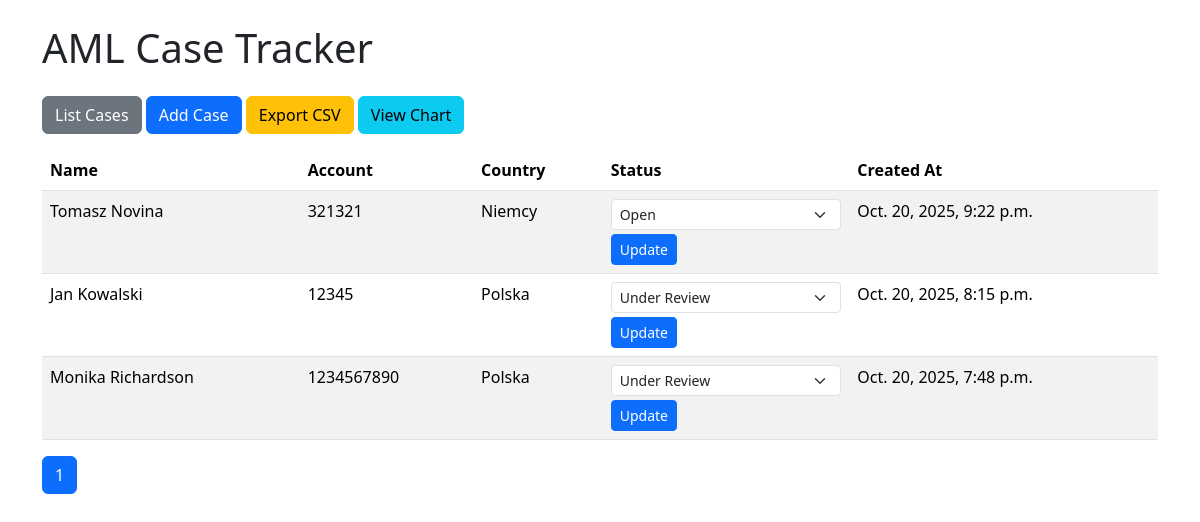
The page / on the database its author committed.
### cases/models.py (models this page shows, shortened)
class Case(models.Model):
    STATUS_CHOICES = [
        ('open', 'Open'),
        ('review', 'Under Review'),
        ('closed', 'Closed')
    ]
    first_name = models.CharField(max_length=50)
    last_name = models.CharField(max_length=50)
    country = models.CharField(max_length=50)
    account_number = models.CharField(max_length=50)
    status = models.CharField(max_length=20, choices=STATUS_CHOICES, default='open')
    description = models.TextField(blank=True)
    created_at = models.DateTimeField(auto_now_add=True)

### cases/views.py (the view)
# urls.py: path('', views.case_list, name='case_list'),
def case_list(request):
    cases = Case.objects.all().order_by('-created_at')
    paginator = Paginator(cases, 5)
    page_number = request.GET.get('page')
    page_obj = paginator.get_page(page_number)
    return render(request, 'cases/case_list.html', {'page_obj': page_obj})

### cases/templates/cases/case_list.html (shortened to what this page needs)
{% extends 'cases/base.html' %}
{% block content %}
<table class="table table-striped">
    <thead>
        <tr>
            <th>Name</th>
            <th>Account</th>
            <th>Country</th>
            <th>Status</th>
            <th>Created At</th>
        </tr>
    </thead>
    <tbody>
        {% for case in page_obj %}
        <tr>
            <td>{{ case.first_name }} {{ case.last_name }}</td>
            <td>{{ case.account_number }}</td>
            <td>{{ case.country }}</td>
            <td>
                <form method="post" action="{% url 'update_case_status' case.id %}">
                    <select name="status" class="form-select form-select-sm">
                        <option value="open" {% if case.status == 'open' %}selected{% endif %}>Open</option>
                        <option value="review" {% if case.status == 'review' %}selected{% endif %}>Under Review</option>
                    </select>
                    <button type="submit" class="btn btn-sm btn-primary mt-1">Update</button>
                </form>
            </td>
            <td>{{ case.created_at }}</td>
        </tr>
        {% empty %}
        <tr>
            <td colspan="5">No cases yet.</td>
        </tr>
        {% endfor %}
    </tbody>
</table>
<nav aria-label="Page navigation">
    <ul class="pagination">
        {% for num in page_obj.paginator.page_range %}
            <li class="page-item {% if page_obj.number == num %}active{% endif %}"><a class="page-link" href="?page={{ num }}">{{ num }}</a></li>
        {% endfor %}
    </ul>
</nav>
{% endblock %}

### cases/templates/cases/base.html (shortened to what this page needs)
<!DOCTYPE html>
<html lang="en">
<head>
    <link href="https://cdn.jsdelivr.net/npm/bootstrap@5.3.2/dist/css/bootstrap.min.css" rel="stylesheet">
</head>
<body>
<div class="container mt-4">
    <h1 class="mb-4">AML Case Tracker</h1>
    <div class="mb-3">
        <a href="{% url 'case_list' %}" class="btn btn-secondary">List Cases</a>
        <a href="{% url 'add_case' %}" class="btn btn-primary">Add Case</a>
        <a href="{% url 'export_cases_csv' %}" class="btn btn-warning">Export CSV</a>
        <a href="{% url 'cases_chart' %}" class="btn btn-info">View Chart</a>
    </div>
    {% block content %}{% endblock %}
</div>
</body>
</html>

### rows shown on the page
Case: first_name "Tomasz", last_name "Novina", account_number "321321", country "Niemcy", status "Open", created_at "Oct. 20, 2025, 9:22 p.m."
Case: first_name "Jan", last_name "Kowalski", account_number "12345", country "Polska", status "Under Review", created_at "Oct. 20, 2025, 8:15 p.m."
Case: first_name "Monika", last_name "Richardson", account_number "1234567890", country "Polska", status "Under Review", created_at "Oct. 20, 2025, 7:48 p.m."

### other values the page prints
{{ num }} "1"
